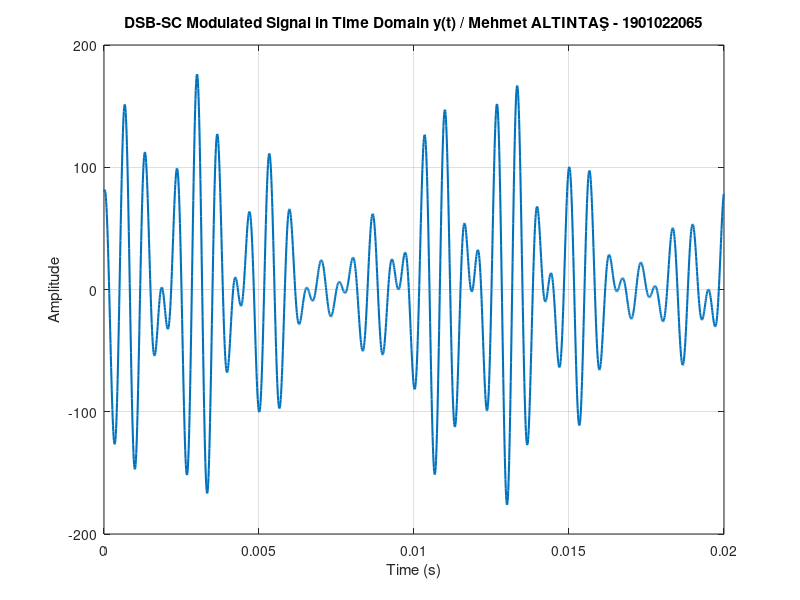
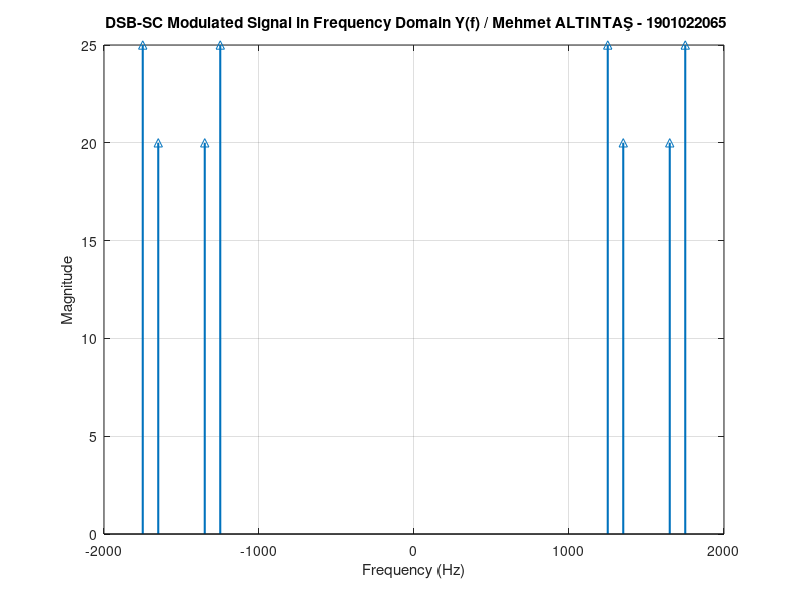

The MATLAB script that drew these images, in order:
% Mehmet ALTINTAŞ - 1901022065
% ELEC 361 PROJE - PROBLEM B - OPTION I

% Parameters
f1 = 150;    % Message frequency 1 in Hz
f2 = 250;    % Message frequency 2 in Hz
A1 = 8;      % Amplitude of the first cosine in m(t)
A2 = 10;     % Amplitude of the second sine in m(t)

fc = 1500;   % Carrier frequency in Hz
Ac = 10;     % Carrier amplitude

% Time parameters
T = 1/50;                   % Fundamental period to capture all components (0.02 s)
Fs = 100000;                % Sampling frequency for better frequency resolution
t = 0:1/Fs:T-1/Fs;          % Time vector

% Message signal
m = A1*cos(2*pi*f1*t) + A2*sin(2*pi*f2*t);

% Carrier signal
c = Ac*cos(2*pi*fc*t);

% DSB-SC modulated signal
y = m .* c;

% Plot time-domain signal
figure;
plot(t, y, 'LineWidth', 1.5);
xlabel('Time (s)');
ylabel('Amplitude');
title('DSB-SC Modulated Signal in Time Domain y(t) / Mehmet ALTINTAŞ - 1901022065');
grid on;

% Compute spectrum via FFT
N = length(y);
Y = fft(y);
Y_mag = abs(Y)/N;           % Normalize the magnitude

% Frequency axis for plotting (two-sided)
f_axis = (-N/2:N/2-1)*(Fs/N);

% Shift FFT for plotting
Y_mag_shifted = fftshift(Y_mag);

% Define a threshold to remove near-zero amplitudes
threshold = 1e-3;            % Adjust this value as needed

% Identify indices where magnitude is above the threshold
nonzero_indices = Y_mag_shifted > threshold;

% Filter the frequency axis and magnitude spectrum
f_axis_nonzero = f_axis(nonzero_indices);
Y_mag_nonzero = Y_mag_shifted(nonzero_indices);

% Plot the magnitude spectrum (two-sided) 
figure;
stem(f_axis_nonzero, Y_mag_nonzero, '^', 'LineWidth', 1.5);
xlabel('Frequency (Hz)');
ylabel('Magnitude');
title(' DSB-SC Modulated Signal in Frequency Domain Y(f) / Mehmet ALTINTAŞ - 1901022065');
xlim([-2000 2000]);           % Focus on frequencies up to ±2000 Hz
grid on;
